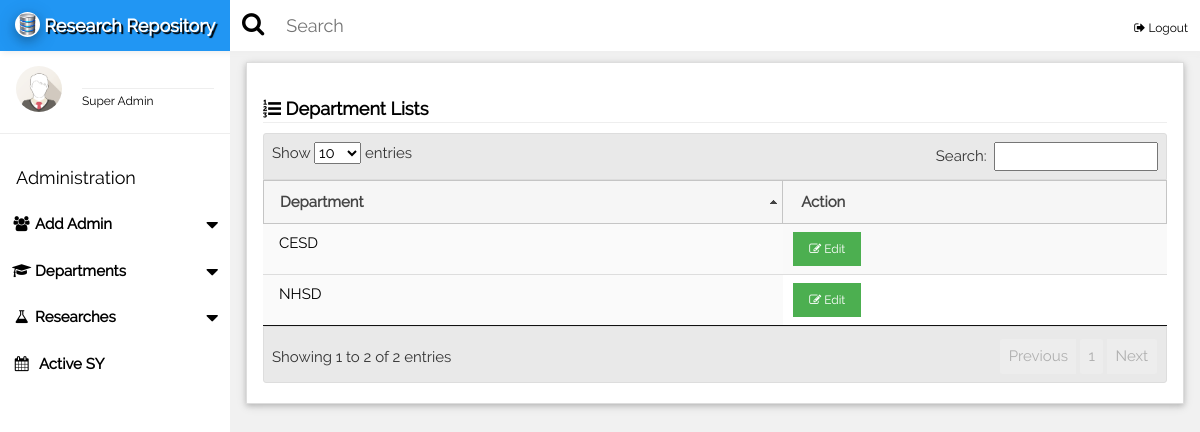
The page /superadmin/index.php?listCourse=true on the database as committed earlier.
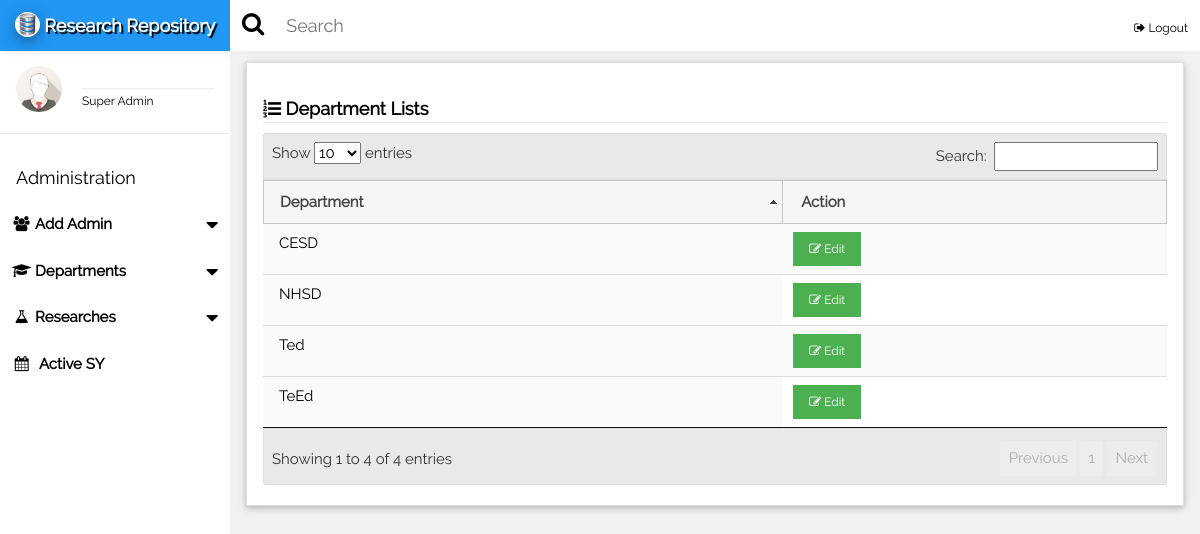
The same page on the database as committed later.
### tables this page shows
CREATE TABLE `departments` (
  `id` int(3) NOT NULL,
  `deptName` varchar(255) NOT NULL
);

### superadmin/index.php (the view, shortened to what this page needs)
<!DOCTYPE html>
<html>
<link rel="stylesheet" type="text/css" href="../google/fafa.css">
<link href="../dist/css/select2.min.css" rel="stylesheet" />
<link href='../css/fullcalendar.min.css' rel='stylesheet' />
<link href='../css/fullcalendar.print.min.css' rel='stylesheet' media='print' />
<link href='../css/dataTables.jqueryui.min.css' rel='stylesheet'/>
<link href='../css/jquery-ui.css' rel='stylesheet'  />
<link rel="stylesheet" href="../css/w3.css">
<link href="../research/summernote.css" rel="stylesheet">
<body class="w3-light-grey">
<div class=" w3-row w3-bar w3-top w3-white w3-large" style="z-index:9999;box-shadow:2px 2px 6px #eee;">
	<div class="w3-hide-small w3-bar-item w3-blue" style="width:230px;text-align:center;text-shadow:2px 2px 1px #000;font-weight:bold;">
		<a href="../admin/" style="text-decoration:none;"> <img src="../images/logo.png" class="w3-white w3-circle w3-card-4" width="25" height="25" />   Research Repository</a>
	</div>
	<div class="w3-hide-small">
	<span class="fa fa-search w3-bar-item fa-lg" style="padding-top:15px !important;"></span>
	<input class="w3-input w3-bar-item w3-block w3-rest" type="text" placeholder="Search" style="padding-left:10px !important; min-width:50%;">
	<span class="w3-bar-item w3-right">
		<a href="../logout.php" class="w3-small "style="text-decoration:none;"><i class="fa fa-sign-out fa-fx"></i> Logout</a>
	</span>
	</div>
</div>
<nav class="w3-sidebar w3-collapse w3-white w3-animate-left" style="z-index:3;width:230px;" id="mySidebar"><br>
  <div class="w3-container w3-row">
    <div class="w3-col s4">
      <img src="../images/avatar.png" class="w3-circle w3-margin-right" style="width:46px">
    </div>
    <div class="w3-col s8 w3-bar">
      <span><strong><?php echo implode(" ",getName($_SESSION['logged_in_id'])); ?></strong></span><br>
	  <hr style="margin:0px;"/>
	  <small>Super Admin</small>
    </div>
  </div>
  <hr>
  <div class="w3-container">
    <h5>Administration</h5>
  </div>
  <div class="w3-bar-block">
	 <div class="w3-bar-item w3-button w3-padding w3-hover-blue" onclick="open_nav_accord('a1')">
		<i class="fa fa-users fa-fw"></i> <b>Add Admin</b> <i class="fa fa-caret-down w3-right fa-lg" style="position:relative;top:5px;"></i>
	 </div>
	 <div class="w3-bar-item w3-button w3-padding w3-hover-blue" onclick="open_nav_accord('a3')">
		<i class="fa fa-graduation-cap fa-fw"></i> <b>Departments</b> <i class="fa fa-caret-down w3-right fa-lg" style="position:relative;top:5px;"></i>
	 </div>
	 <div class="w3-bar-item w3-button w3-padding w3-hover-blue" onclick="open_nav_accord('a2')">
		<i class="fa fa-flask fa-fw"></i> <b>Researches</b> <i class="fa fa-caret-down w3-right fa-lg" style="position:relative;top:5px;"></i>
	 </div>
    <a href="javascript:void(0);" onclick="document.getElementById('activeSYModal').style.display='block';" class="w3-bar-item w3-button w3-padding"><i class="fa fa-calendar fa-fw"></i>  <b>Active SY</b></a>
	<br><br>
  </div>
</nav>
<div class="w3-main" style="margin-left:230px;margin-top:43px;">
	<div class="w3-container">
		<div class="w3-white w3-card-2" id="calendar_container"  style="margin-top:2%;padding-bottom:20px;border:1px solid #ddd">
			<?php if(isset($_GET['listCourse'])){?>
					<header class="w3-container" style="padding-top:22px">
				<h5><b><i class="fa fa-list-ol fa-fx"></i> Department Lists</b><hr style="margin:0px" /></h5>
			</header>
			<div class="w3-container">
				<table id="userListTbl" class="w3-table w3-text-black display dataTable no-footer">
					<thead>
						<tr>
							<th>Department</th>
							<th>Action</th>
						</tr>
					</thead>
					<tbody>
						<?php
							$sql = mysql_query("SELECT * FROM `departments`");
							while($row = mysql_fetch_assoc($sql)){
						?>
						<tr>
							<td><?php echo $row['deptName'];?></td>
							<td>
								<button class="w3-button w3-green w3-small"><span class="fa fa-edit fa-fx"></span> Edit</button>
							</td>
						</tr>
						<?php }?>
					</tbody>
				</table>
			</div>
			<?php }?>
		</div>
	</div>
</div>
</body>
</html>

Rows that differ between the two databases and show on the page:
added departments: deptName "TeEd"
added departments: deptName "Ted"
Other text that changed with them:
text written by a page script: "Show entries Search: Showing 1 to 2 of 2 entries Previous 1 Next" → "Show entries Search: Showing 1 to 4 of 4 entries Previous 1 Next"
